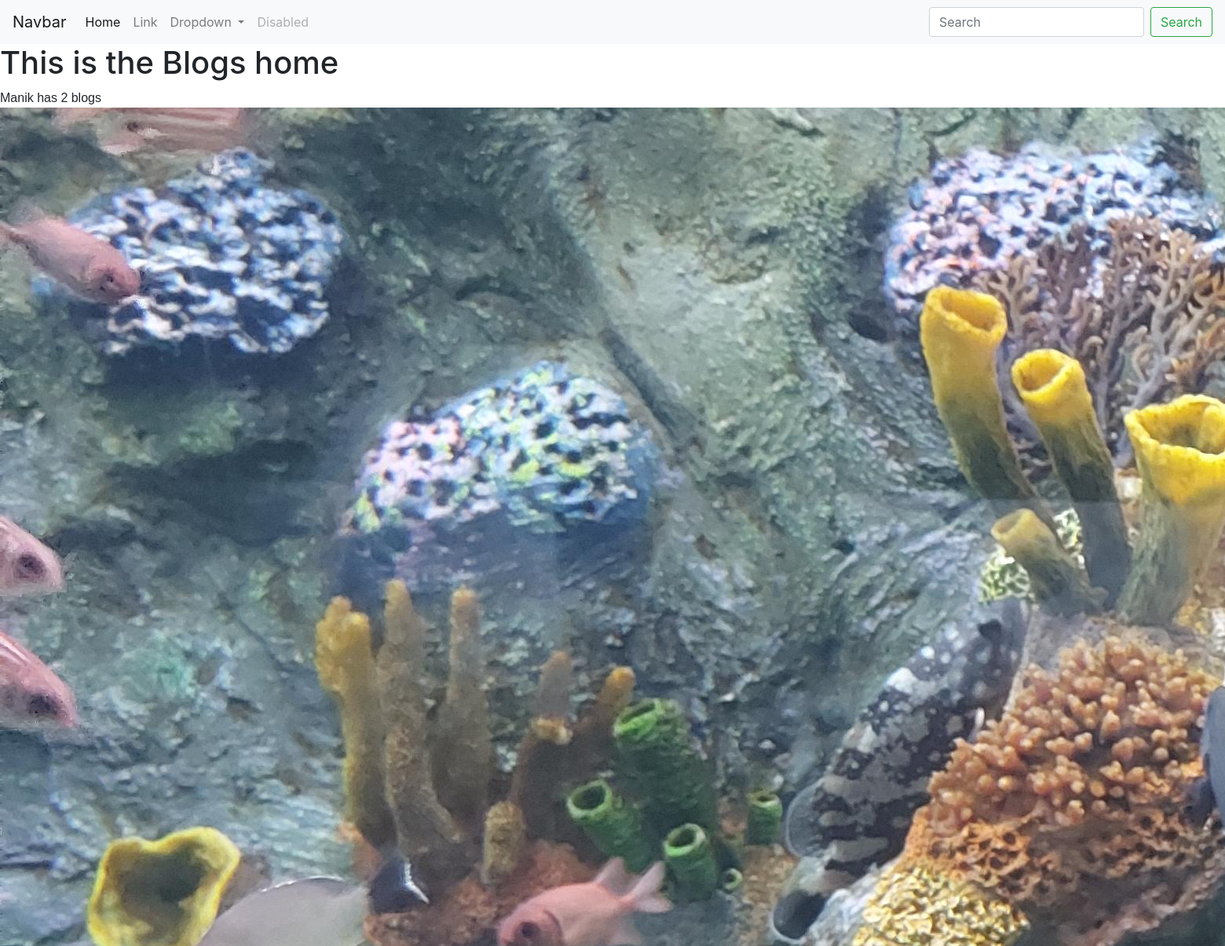
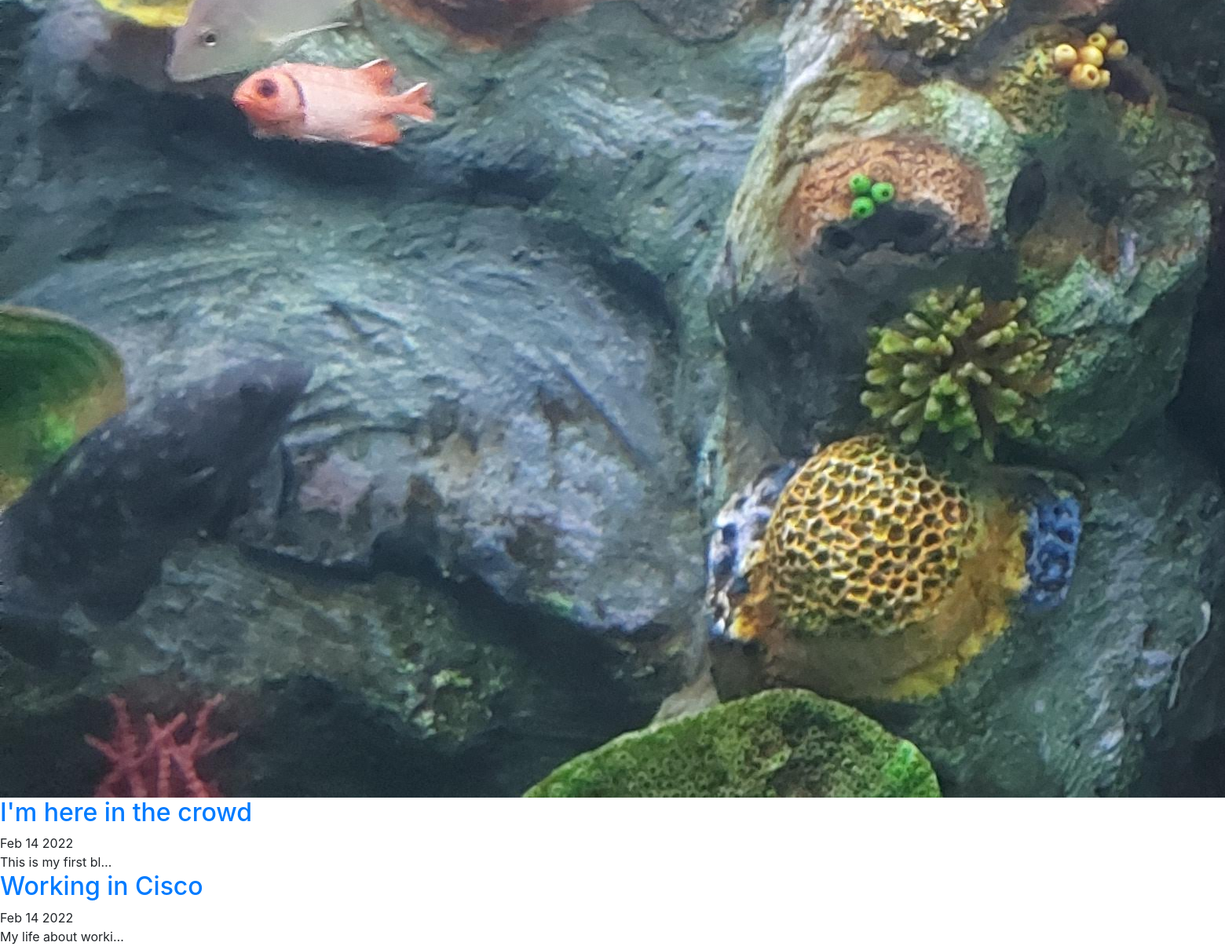
Screenshot of /blog/ with the database file from the repository (2 pictures, top to bottom).
### mysite_blog/models.py (models this page shows, shortened)
class Blog(models.Model):
    title = models.CharField(max_length=200)
    description = models.TextField()
    date = models.DateField()

### mysite_blog/views.py (the view)
# urls.py: 2. Add a URL to urlpatterns:  path('', views.home, name='home')
def home(request):
    blog_objs = Blog.objects.all()
    return render(request, 'mysite_blog/home.html',
                   {'blogs' : blog_objs})

### mysite_blog/templates/mysite_blog/home.html
{% extends 'mysite_blog/base_html.html' %}
{% block content %}
<h1> This is the Blogs home</h1>
<heading1>Manik has {{ blogs.count }} blog{{blogs.count|pluralize}}</heading1>
{% load static %}
<img src="{% static 'mysite_blog/fishes1.jpg' %}">
{% for blog in blogs %}
<a href="{% url 'blog:detail_url' blog.id %}"><h2>{{ blog.title }}</h2></a>
{{ blog.date|date:'M d Y'}}<br>
{{ blog.description|truncatechars:20}}
{% endfor %}
{% endblock %}

### mysite_blog/templates/mysite_blog/base_html.html (shortened to what this page needs)
<!doctype html>
<html lang="en">
  <head>
    <link rel="stylesheet" href="https://stackpath.bootstrapcdn.com/bootstrap/4.4.1/css/bootstrap.min.css">
    {% load static %}
    <link rel="stylesheet" href="{% static 'mysite_blog/custom.css' %}">
    <nav class="navbar navbar-expand-lg navbar-light bg-light">
        <a class="navbar-brand" href="#">Navbar</a>
        <div class="collapse navbar-collapse" id="navbarSupportedContent">
          <ul class="navbar-nav mr-auto">
            <li class="nav-item active">
              <a class="nav-link" href="#">Home <span class="sr-only">(current)</span></a>
            </li>
            <li class="nav-item">
              <a class="nav-link" href="#">Link</a>
            </li>
            <li class="nav-item dropdown">
              <a class="nav-link dropdown-toggle" href="#" id="navbarDropdown" role="button" data-toggle="dropdown" aria-haspopup="true" aria-expanded="false">
                Dropdown
              </a>
            </li>
            <li class="nav-item">
              <a class="nav-link disabled" href="#" tabindex="-1" aria-disabled="true">Disabled</a>
            </li>
          </ul>
          <form class="form-inline my-2 my-lg-0">
            <input class="form-control mr-sm-2" type="search" placeholder="Search" aria-label="Search">
            <button class="btn btn-outline-success my-2 my-sm-0" type="submit">Search</button>
          </form>
        </div>
      </nav>
  </head>
  <body>
{% block content %}{% endblock %}
  </body>
</html>

### mysite_blog/static/mysite_blog/custom.css (style rules this page uses)
heading1 { font-family: 'Roboto Serif', sans-serif; }

### rows the page displays
Blog: title "I'm here in the crowd", date "Feb 14 2022", description "This is my first bl…"
Blog: title "Working in Cisco", date "Feb 14 2022", description "My life about worki…"

### other values shown
{{ blogs.count }} "2"
